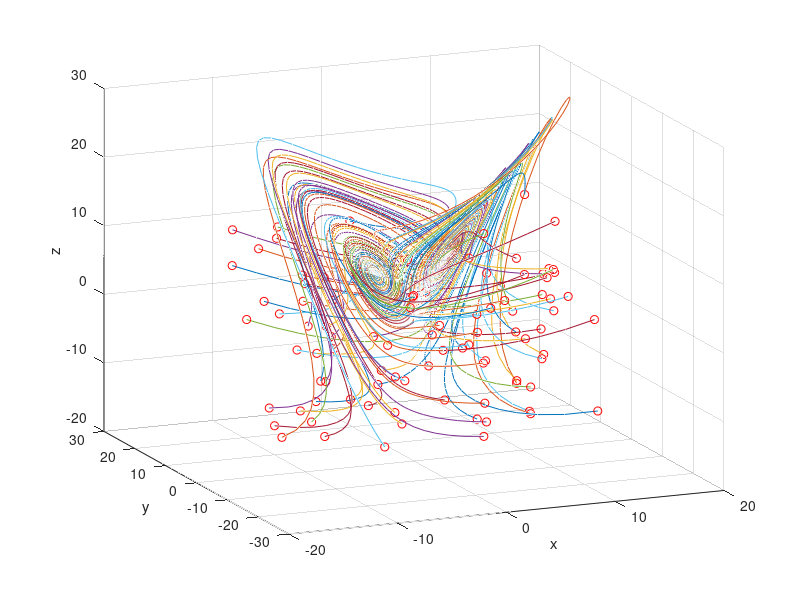
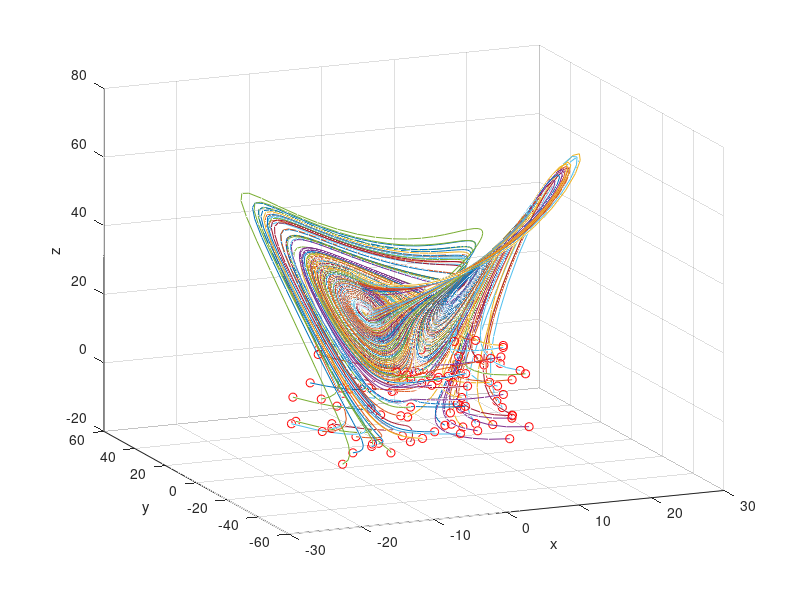
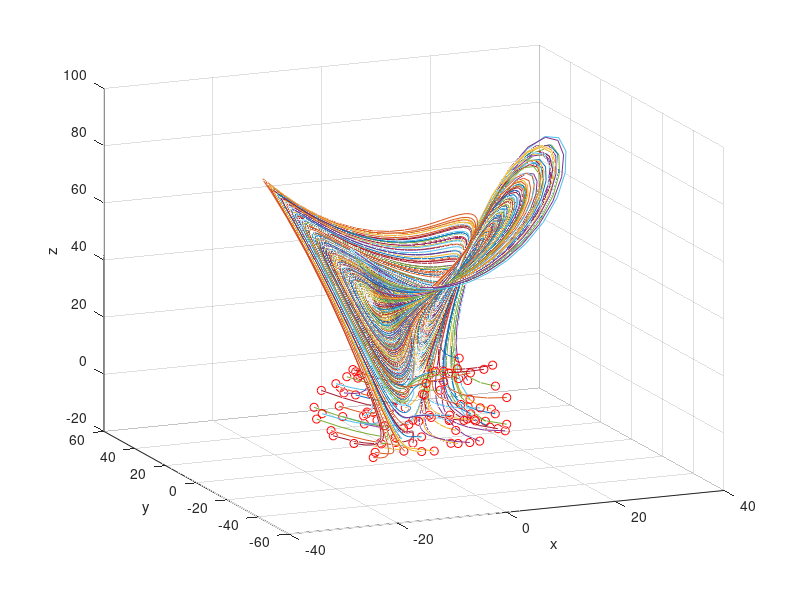

Write MATLAB code to recreate these figures, in order. (Note: this script raises an error after producing the figures.)
clear all, close all

% Simulate Lorenz system
dt=0.01; T=8; t=0:dt:T;
b=8/3; sig=10; 

Lorenz = @(t,x)([ sig * (x(2) - x(1))       ; ...
                  x(4) * x(1)-x(1) * x(3) - x(2) ; ...
                  x(1) * x(2) - b*x(3);
                  0]);              
ode_options = odeset('RelTol',1e-10, 'AbsTol',1e-11);

figure(1)
input1=[]; output1=[];
for j=1:100  % training trajectories
    x0=[30*(rand(3,1)-0.5);10];
    [t,y] = ode45(Lorenz,t,x0);
    input1=[input1; y(1:end-1,:)];
    output1=[output1; y(2:end,:)];
    plot3(y(:,1),y(:,2),y(:,3)), hold on
    plot3(x0(1),x0(2),x0(3),'ro')
end
xlabel('x')
ylabel('y')
zlabel('z')
grid on, view(-23,18)

figure(2)
input2=[]; output2=[];
for j=1:100  % training trajectories
    x0=[30*(rand(3,1)-0.5);28];
    [t,y] = ode45(Lorenz,t,x0);
    input2=[input2; y(1:end-1,:)];
    output2=[output2; y(2:end,:)];
    plot3(y(:,1),y(:,2),y(:,3)), hold on
    plot3(x0(1),x0(2),x0(3),'ro')
end
xlabel('x')
ylabel('y')
zlabel('z')
grid on, view(-23,18)

figure(3)
input3=[]; output3=[];
for j=1:100  % training trajectories
    x0=[30*(rand(3,1)-0.5);40];
    [t,y] = ode45(Lorenz,t,x0);
    input3=[input3; y(1:end-1,:)];
    output3=[output3; y(2:end,:)];
    plot3(y(:,1),y(:,2),y(:,3)), hold on
    plot3(x0(1),x0(2),x0(3),'ro')
end
xlabel('x')
ylabel('y')
zlabel('z')
grid on, view(-23,18)

%%
n = randi([1 8000],1,100);
input = [input1(n,:);input2(n,:);input3(n,:)];
output = [output1(n,:);output2(n,:);output3(n,:)];

%%
net = feedforwardnet([10 10 10]);
net.layers{1}.transferFcn = 'logsig';
net.layers{2}.transferFcn = 'radbas';
net.layers{3}.transferFcn = 'purelin';
net = train(net,input.',output.');

%% p = 17
figure(6)
x0=[20*(rand(3,1)-0.5);17];
[t,y] = ode45(Lorenz,t,x0);
plot3(y(:,1),y(:,2),y(:,3)), hold on % ground truth
plot3(x0(1),x0(2),x0(3),'ro','Linewidth',[2]) % initial value
grid on

ynn(1,:)=x0;
for jj=2:length(t)
    y0=net(x0);
    ynn(jj,:)=y0.'; x0=y0;
end
plot3(ynn(:,1),ynn(:,2),ynn(:,3),':','Linewidth',[2])
legend('true trajectory','initial value','prediction')
title('rho = 17')

figure(7)
subplot(3,2,1), plot(t,y(:,1),t,ynn(:,1),'Linewidth',[2])
title('x direction')
subplot(3,2,3), plot(t,y(:,2),t,ynn(:,2),'Linewidth',[2])
title('y direction')
subplot(3,2,5), plot(t,y(:,3),t,ynn(:,3),'Linewidth',[2])
title('z direction')

% p = 35
figure(8)
x0=[20*(rand(3,1)-0.5);35];
[t,y] = ode45(Lorenz,t,x0);
plot3(y(:,1),y(:,2),y(:,3)), hold on
plot3(x0(1),x0(2),x0(3),'ro','Linewidth',[2])
grid on

ynn(1,:)=x0;
for jj=2:length(t)
    y0=net(x0);
    ynn(jj,:)=y0.'; x0=y0;
end
plot3(ynn(:,1),ynn(:,2),ynn(:,3),':','Linewidth',[2])
legend('true trajectory','initial value','prediction')
title('rho = 35')

figure(7)
subplot(3,2,2), plot(t,y(:,1),t,ynn(:,1),'Linewidth',[2])
title('x direction')
subplot(3,2,4), plot(t,y(:,2),t,ynn(:,2),'Linewidth',[2])
title('y direction')
subplot(3,2,6), plot(t,y(:,3),t,ynn(:,3),'Linewidth',[2])
title('z direction')
%suptitle('comparison between prediction and true trajectory')

figure(6), view(-75,15)
figure(8), view(-75,15)
figure(7)
subplot(3,2,1), set(gca,'Fontsize',[15],'Xlim',[0 8])
subplot(3,2,2), set(gca,'Fontsize',[15],'Xlim',[0 8])
subplot(3,2,3), set(gca,'Fontsize',[15],'Xlim',[0 8])
subplot(3,2,4), set(gca,'Fontsize',[15],'Xlim',[0 8])
subplot(3,2,5), set(gca,'Fontsize',[15],'Xlim',[0 8])
subplot(3,2,6), set(gca,'Fontsize',[15],'Xlim',[0 8])
legend('Lorenz','NN')

%%
r = 28;
inputx = [];outputx = [];
inputy = [];outputy = [];
%for j=1:100  % training trajectories
    x0=[30*(rand(3,1)-0.5);r];
    [t,y] = ode45(Lorenz,t,x0);
    inputx=[inputx; y(1:end-1,1)];
    inputy = [inputy; y(1:end-1,2)];
    outputx=[outputx; y(2:end,1)];
    outputy = [outputy; y(2:end,2)];
    %plot3(y(:,1),y(:,2),y(:,3)), hold on
    %plot3(x0(1),x0(2),x0(3),'ro')
    %xlabel('x')
    %ylabel('y')
    %zlabel('z')
%end

plot(inputx,inputy)
hold on
plot(-20:20,2.*[-20:20],'LineWidth',[2])
xlabel('x')
ylabel('y')


lobe = [];
for i = 1:length(inputx)
    if inputy(i) > 2*inputx(i)
        lobe = [lobe;1];
    else 
        lobe = [lobe;-1];
    end
    
%     if output(i)*output(i+1) < 0
%         output(i+1) = -1;
%     else
%         output(i+1) = 1;
%     end
end

label = [1];
a = 0;
for i = length(lobe):-1:2
    if sign(lobe(i)*lobe(i-1)) == -1
        a = 0;
        label = [a;label]; % if jumps to another lobe, denote as 1
    else
        a = a+1;
        label = [a;label]; % if stays, denote as 0
    end
        
end
figure()
plot(label)
training = [outputx(1:length(label)) outputy(1:length(label))];

%%
net1 = feedforwardnet([10 10 10]);
net1.layers{1}.transferFcn = 'logsig';
net1.layers{2}.transferFcn = 'radbas';
net1.layers{3}.transferFcn = 'purelin';
net1 = train(net1,training.',label.');

%% test NN
x0=[30*(rand(3,1)-0.5);28];
[t,y] = ode45(Lorenz,t,x0);
performance = net1(y(:,1:2).');

lobe1 = [];
for i = 1:length(y(:,1))
    if y(i,2) > 2*y(i,1)
        lobe1 = [lobe1;1];
    else 
        lobe1 = [lobe1;-1];
    end
end

label1 = [];
a = 0;
for i = length(lobe1):-1:2
    if sign(lobe1(i)*lobe1(i-1)) == -1
        a = 0;
        label1 = [a;label1]; % if jumps to another lobe, denote as 1
    else
        a = a+1;
        label1 = [a;label1]; % if stays, denote as 0
    end
        
end

plot(performance,'r','LineWidth',[2])
hold on
plot(label1,'b','LineWidth',[2])
legend('prediction','true')
title('prediction of jumping between lobes')




        

